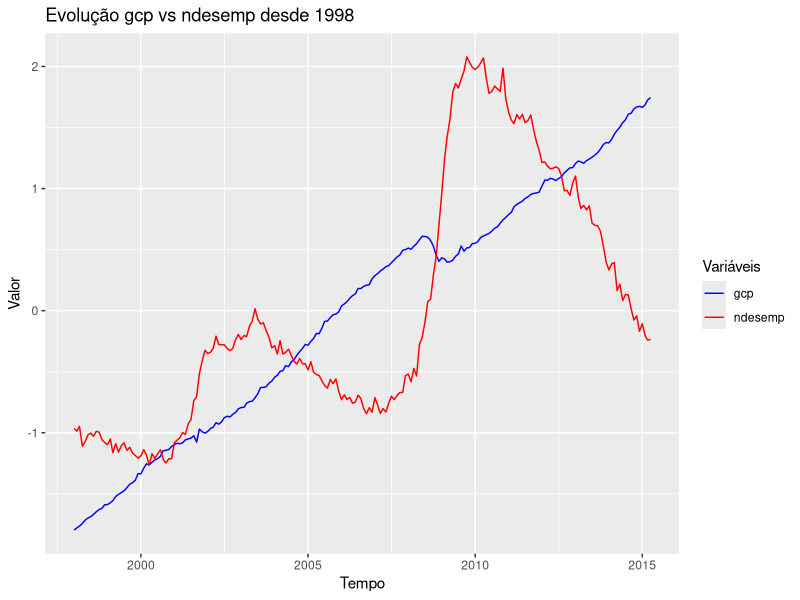

R code for this plot:
library(ggplot2)
library(readxl)

data <- read_excel("econ.xlsx")
data <- subset(data, as.Date(tempo, format = "%d/%m/%Y") >= as.Date("1998-01-01"))
data$gcp_z <- (data$gcp - mean(data$gcp)) / sd(data$gcp)
data$ndesemp_z <- (data$ndesemp - mean(data$ndesemp)) / sd(data$ndesemp)

ggplot(data, aes(x = tempo)) +
  geom_line(aes(y = gcp_z, color = "gcp")) +
  geom_line(aes(y = ndesemp_z, color = "ndesemp")) +
  scale_color_manual(name = "Variáveis", values = c("gcp" = "blue", "ndesemp" = "red")) +
  labs(x = "Tempo", y = "Valor") +
  ggtitle("Evolução gcp vs ndesemp desde 1998")

